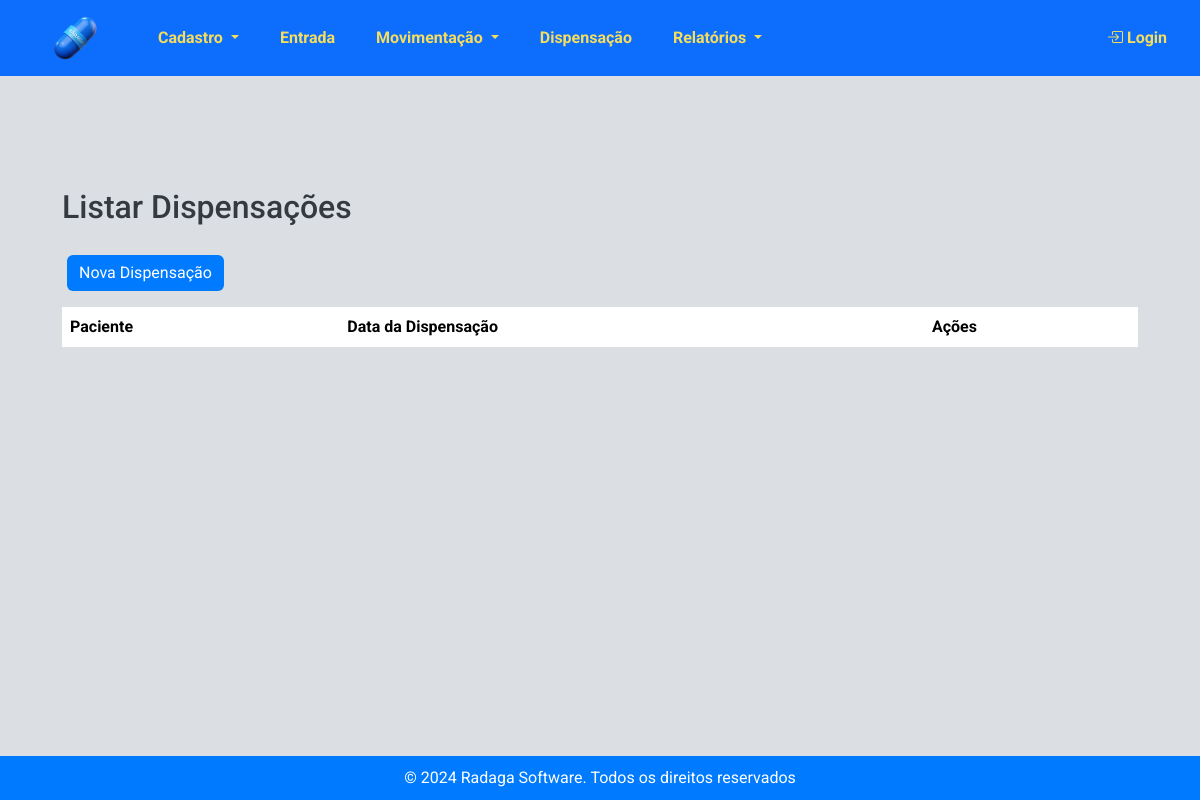
/estoque/dispensacoes/, run on an earlier commit of the app's database.
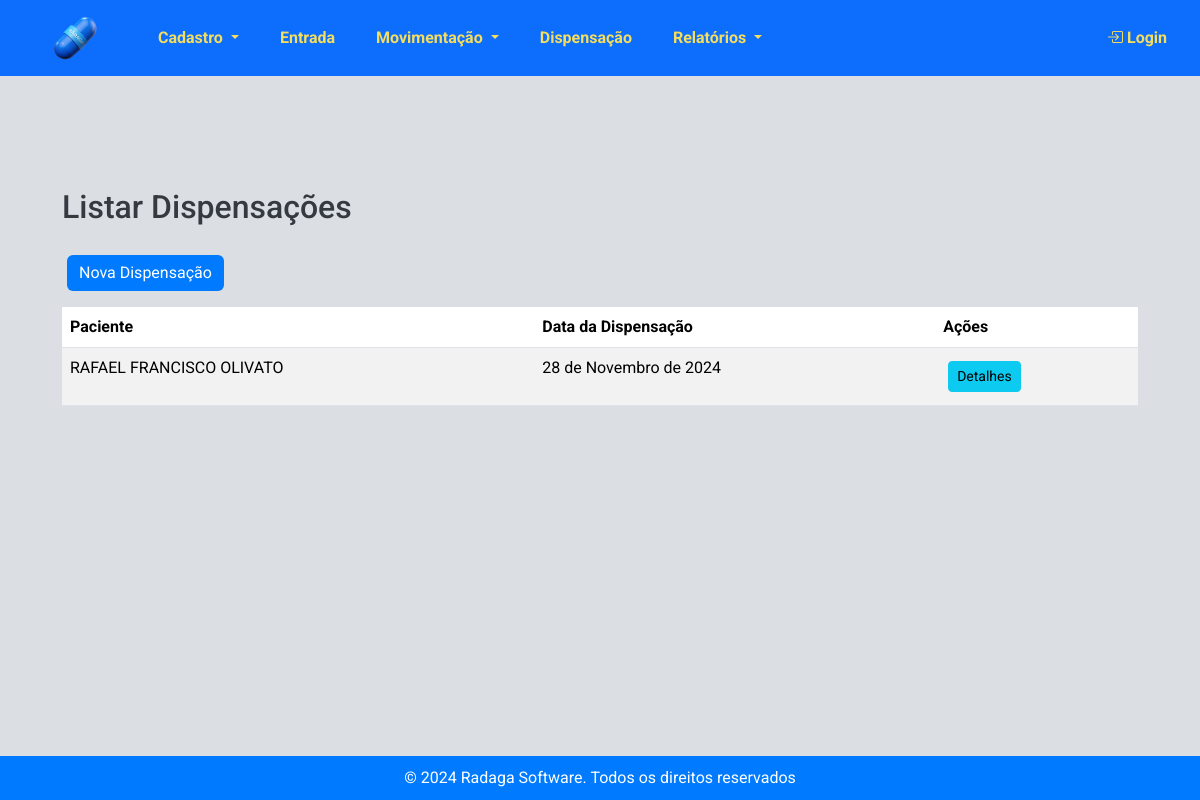
And on a later commit of the database.
### estoque/models.py (models this page shows, shortened)
class Dispensacao(models.Model):
    paciente = models.ForeignKey('Paciente', on_delete=models.CASCADE)
    medico = models.ForeignKey('Medico', on_delete=models.SET_NULL, null=True, blank=True,  verbose_name="Médico")
    outros_prescritores = models.CharField(max_length=255, blank=True, null=True)
    numero_notificacao = models.CharField(max_length=6, blank=True, null=True, verbose_name="Número notificação")
    data_receita = models.DateField(default=timezone.now)
    data_dispensacao = models.DateField(auto_now_add=True)

class Paciente(models.Model):
    nome = models.CharField(max_length=100)
    nome_mae = models.CharField(max_length=100, verbose_name="Nome da mãe")
    cns = models.CharField(max_length=15, unique=True, verbose_name="CNS")
    cpf = models.CharField(max_length=11, unique=True, verbose_name="CPF")
    data_nascimento = models.DateField()

### estoque/views.py (the view)
# urls.py: path('dispensacoes/', views.listar_dispensacoes, name='listar_dispensacoes'),
def listar_dispensacoes(request):
    dispensacoes = Dispensacao.objects.all()
    return render(
        request, "estoque/listar_dispensacoes.html", {"dispensacoes": dispensacoes}
    )

### estoque/templates/estoque/listar_dispensacoes.html (shortened to what this page needs)
{% extends 'estoque/base.html' %}
{% block content %}
<div class="container mt-5">
    <h2 class="mb-4">Listar Dispensações</h2>
    <a href="{% url 'nova_dispensacao' %}" class="btn btn-primary mb-3">Nova Dispensação</a>
    <table class="table table-striped">
        <thead>
            <tr>
                <th>Paciente</th>
                <th>Data da Dispensação</th>
                <th>Ações</th>
            </tr>
        </thead>
        <tbody>
            {% for dispensacao in dispensacoes %}
            <tr>
                <td>{{ dispensacao.paciente.nome }}</td>
                <td>{{ dispensacao.data_dispensacao }}</td>
                <td><a href="{% url 'detalhes_dispensacao' dispensacao.id %}" class="btn btn-info btn-sm">Detalhes</a></td>
            </tr>
            {% endfor %}
        </tbody>
    </table>
</div>
{% endblock %}

What changed in the data, as far as the page shows it:
added Dispensacao: paciente.nome "RAFAEL FRANCISCO OLIVATO", data_dispensacao "28 de Novembro de 2024"
